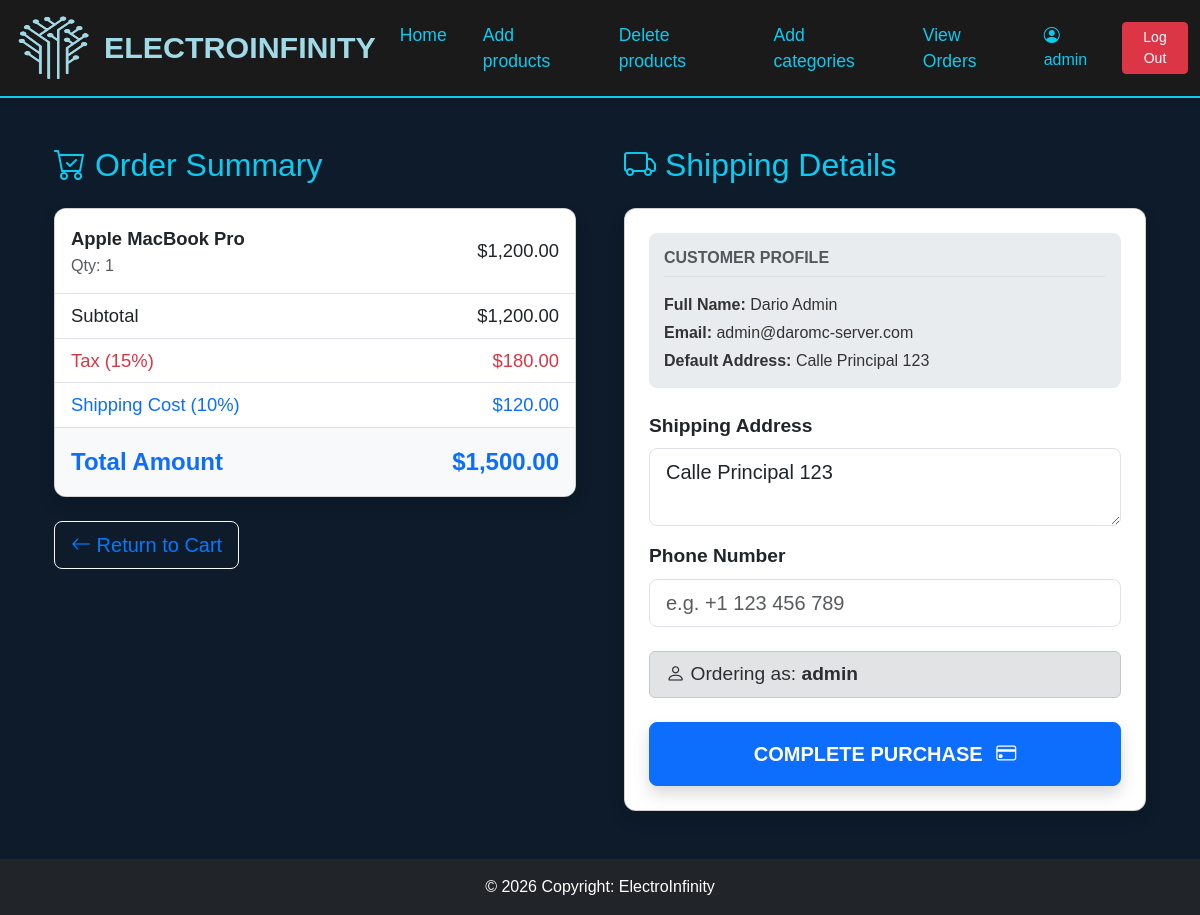
Page /check_out_verify.php (signed in) on the committed database.
### tables this page shows
CREATE TABLE `ShoppingCart` (
  `cart_id` int(11) NOT NULL,
  `customer_id` int(11) NOT NULL,
  `product_id` int(11) NOT NULL,
  `quantity` int(11) NOT NULL DEFAULT 1,
  `added_at` timestamp NOT NULL DEFAULT current_timestamp()
);

CREATE TABLE `Product` (
  `product_id` int(11) NOT NULL,
  `product_name` varchar(255) NOT NULL,
  `product_description` text DEFAULT NULL,
  `product_image` varchar(255) DEFAULT NULL,
  `product_price` decimal(10,2) DEFAULT NULL,
  `product_quantity` int(11) DEFAULT NULL
);

CREATE TABLE `Customer` (
  `customer_id` int(11) NOT NULL,
  `user_name` varchar(50) NOT NULL,
  `password` varchar(255) NOT NULL,
  `full_name` varchar(100) DEFAULT NULL,
  `email` varchar(100) DEFAULT NULL,
  `address` varchar(255) DEFAULT NULL,
  `admin` tinyint(1) DEFAULT 0
);

### check_out_verify.php (the view, shortened to what this page needs)
<?php
include('connection.php');
include('header.php');
$customer_id = $_SESSION['customer_id'];
$user_sql = "SELECT full_name, email, address FROM Customer WHERE customer_id = ?";
$stmt_user = $dbc->prepare($user_sql);
$stmt_user->bind_param("i", $customer_id);
$stmt_user->execute();
$user_data = $stmt_user->get_result()->fetch_assoc();
$cart_sql = "SELECT p.product_name, p.product_price, sc.quantity
             FROM ShoppingCart sc
             JOIN Product p ON sc.product_id = p.product_id
             WHERE sc.customer_id = ?";
$stmt_cart = $dbc->prepare($cart_sql);
$stmt_cart->bind_param("i", $customer_id);
$stmt_cart->execute();
$cart_result = $stmt_cart->get_result();
?>
<div class="container checkout-container mt-5 mb-5">
    <div class="row">
        <div class="col-md-6 px-4">
            <h2 class="mb-4 text-info"><i class="bi bi-cart-check"></i> Order Summary</h2>
            <div class="card shadow text-dark overflow-hidden">
                <ul class="list-group list-group-flush">
                    <?php
                    $subtotal_general = 0;
                    while($item = $cart_result->fetch_assoc()):
                        $item_total = $item['product_price'] * $item['quantity'];
                        $subtotal_general += $item_total;
                    ?>
                    <li class="list-group-item d-flex justify-content-between align-items-center py-3">
                        <div>
                            <strong><?php echo $item['product_name']; ?></strong>
                            <div class="text-muted small">Qty: <?php echo $item['quantity']; ?></div>
                        </div>
                        <span>$<?php echo number_format($item_total, 2); ?></span>
                    </li>
                    <?php endwhile;
                    $tax = $subtotal_general * 0.15;
                    $shipping = $subtotal_general * 0.10;
                    $grand_total = $subtotal_general + $tax + $shipping;
                    ?>
                    <li class="list-group-item d-flex justify-content-between py-2">
                        <span>Subtotal</span>
                        <span>$<?php echo number_format($subtotal_general, 2); ?></span>
                    </li>
                    <li class="list-group-item d-flex justify-content-between py-2 text-danger">
                        <span>Tax (15%)</span>
                        <span>$<?php echo number_format($tax, 2); ?></span>
                    </li>
                    <li class="list-group-item d-flex justify-content-between py-2 text-primary">
                        <span>Shipping Cost (10%)</span>
                        <span>$<?php echo number_format($shipping, 2); ?></span>
                    </li>
                    <li class="list-group-item d-flex justify-content-between py-3 bg-light grand-total">
                        <strong>Total Amount</strong>
                        <strong>$<?php echo number_format($grand_total, 2); ?></strong>
                    </li>
                </ul>
            </div>
            <div class="mt-4">
                <a href="view_cart.php" class="btn btn-outline-light btn-lg">
                    <i class="bi bi-arrow-left"></i> Return to Cart
                </a>
            </div>
        </div>
        <div class="col-md-6 px-4">
            <h2 class="mb-4 text-info"><i class="bi bi-truck"></i> Shipping Details</h2>
            <div class="card p-4 shadow text-dark">
                <div class="user-info-box mb-4">
                    <h6 class="text-uppercase fw-bold text-muted border-bottom pb-2 mb-3">Customer Profile</h6>
                    <p class="mb-1"><strong>Full Name:</strong> <?php echo $user_data['full_name']; ?></p>
                    <p class="mb-1"><strong>Email:</strong> <?php echo $user_data['email']; ?></p>
                    <p class="mb-0"><strong>Default Address:</strong> <?php echo $user_data['address']; ?></p>
                </div>
                <form action="process_order.php" method="POST">
                    <div class="mb-3">
                        <label class="form-label fw-bold">Shipping Address</label>
                        <textarea name="address" class="form-control form-control-lg" rows="2" required><?php echo $user_data['address']; ?></textarea>
                    </div>
                    <div class="mb-4">
                        <label class="form-label fw-bold">Phone Number</label>
                        <input type="text" name="phone" class="form-control form-control-lg" placeholder="e.g. +1 123 456 789" required>
                    </div>
                    <div class="alert alert-secondary py-2 mb-4">
                        <i class="bi bi-person"></i> Ordering as: <strong><?php echo $_SESSION['username']; ?></strong>
                    </div>
                    <button type="submit" class="btn btn-primary btn-lg w-100 py-3 fw-bold shadow">
                        COMPLETE PURCHASE <i class="bi bi-credit-card ms-2"></i>
                    </button>
                </form>
            </div>
        </div>
    </div>
</div>
<?php include('footer.php'); ?>

### styles.css (style rules this page uses)
body { font-family: 'Algerian', sans-serif; background-color: #00274d; color: #ffff; }
a { color: #007bff !important; }

### check_out_verify.php (style rules this page uses)
body { background-color: #0d1b2a; color: white; }
.checkout-container { font-size: 1.2rem; }
.card { border-radius: 12px; }
.user-info-box { background-color: #e9ecef; color: #333; border-radius: 8px; padding: 15px; font-size: 1rem; }
.list-group-item { font-size: 1.15rem; border-color: #dee2e6; }
.grand-total { font-size: 1.5rem; color: #0d6efd; }

### rows in the picture
shoppingcart: product.product_name "Apple MacBook Pro", quantity "1", item_total "1,200.00"
customer: full_name "Dario Admin", email "admin@daromc-server.com", address "Calle Principal 123"

### other values in the picture
$_SESSION['username'] "admin"
$subtotal_general "1,200.00"
$tax "180.00"
$shipping "120.00"
$grand_total "1,500.00"
